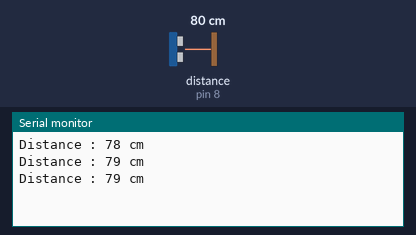
Simulated run of this sketch. Board: Arduino Uno, built with avr-gcc and run on an emulated ATmega328P. Shown: the last lines printed to the serial monitor. Wiring (inferred from the names in the program): ultrasonic range finder: trigger pin 9; echo pin 8. The inputs (shaded band) are chosen by the test bench; at power-on: distance to the obstacle (sensor on pin 8) 80 cm. The echo pulse lasts 58.3 µs per cm.

Above: at 1.3 s.
1.4 s: distance to the obstacle (sensor on pin 8) set to 2 cm
At 1.9 s:
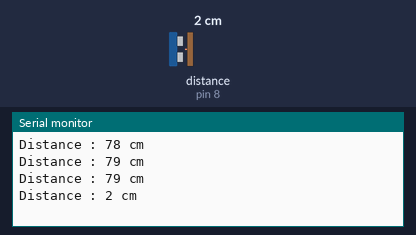
2.9 s: distance to the obstacle (sensor on pin 8) set to 4 cm
At 3.4 s:
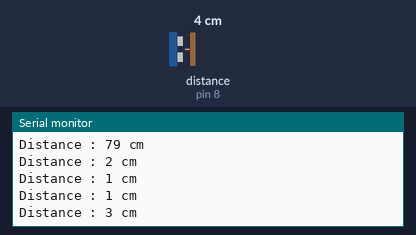
Timing chart, 0 to 5.9 s (numbered marks = the images above; inputs shaded):
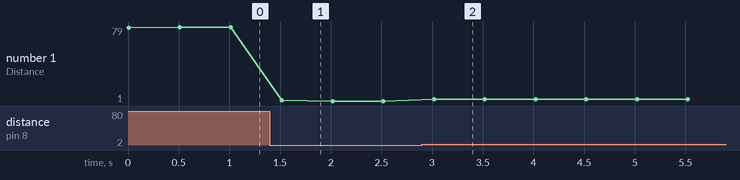

The sketch:

code-HC_SR_04.ino
```cpp
const int pinTrig = 9;
const int pinEcho = 8;

long duree;
int distance;

void setup() {
  Serial.begin(9600);
  pinMode(pinTrig, OUTPUT);
  pinMode(pinEcho, INPUT);
  digitalWrite(pinTrig, LOW);
}

void loop() {
  digitalWrite(pinTrig, HIGH);
  delayMicroseconds(10);
  digitalWrite(pinTrig, LOW);

  duree = pulseIn(pinEcho, HIGH);
  distance = duree * 0.034 / 2;

  Serial.print("Distance : ");
  Serial.print(distance);
  Serial.println(" cm");

  delay(500);
}
```

Measured:
- after the input at 1.4 s, the serial monitor: prints a new line after 0.12 s (image 1)
- after the input at 2.9 s, the serial monitor: prints a new line after 0.12 s (image 2)
- plotted number 1: 79 → 1 after the input at 1.4 s, 1 → 3 after the input at 2.9 s
